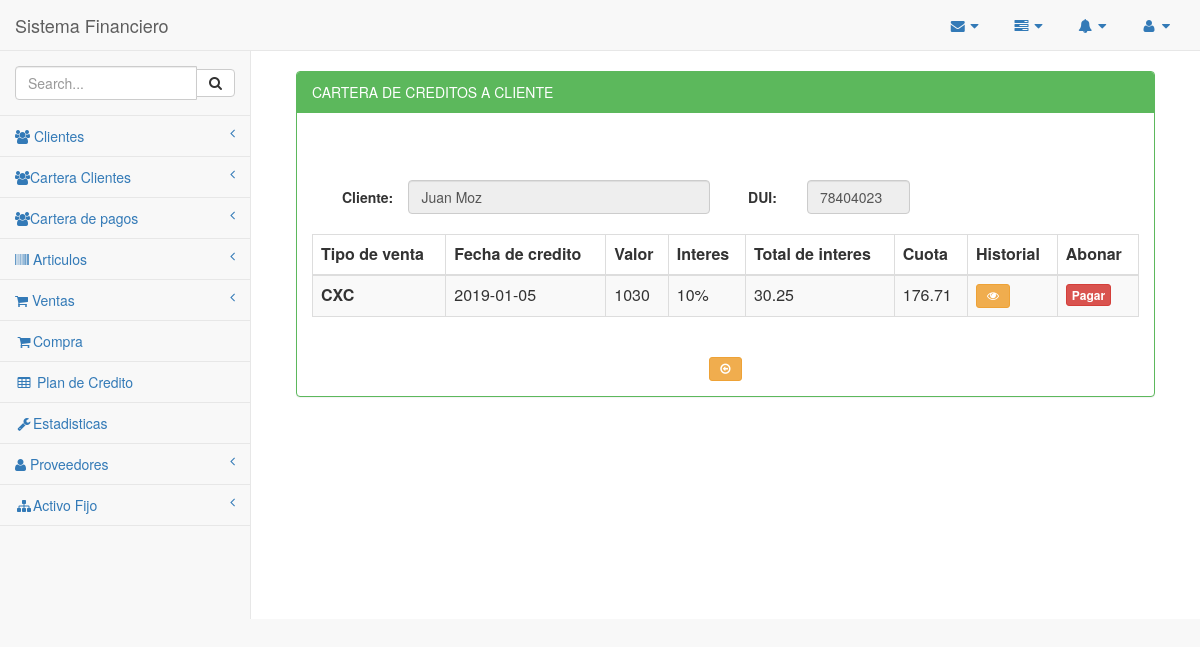
Screenshot of /carteraCliente/verCliente.php?ir=1 with the database file from the repository.
### tables this page shows
CREATE TABLE `tb_cliente` (
  `id_cliente` int(11) NOT NULL,
  `nombre_cliente` varchar(40) DEFAULT NULL,
  `dir_cliente` varchar(100) DEFAULT NULL,
  `dui` varchar(15) DEFAULT NULL,
  `tel` varchar(15) DEFAULT NULL
);

CREATE TABLE `contable` (
  `id_contable` int(11) NOT NULL,
  `concepto1` varchar(40) DEFAULT NULL,
  `concepto2` varchar(50) DEFAULT NULL,
  `tipo` varchar(20) DEFAULT NULL,
  `valor` varchar(20) DEFAULT NULL,
  `fecha` date DEFAULT NULL,
  `hora` time DEFAULT NULL,
  `clase` varchar(20) DEFAULT NULL,
  `interes` float DEFAULT NULL,
  `cuota` float DEFAULT NULL,
  `to_interes` float DEFAULT NULL,
  `observacion` varchar(75) DEFAULT NULL,
  `meses` varchar(20) DEFAULT NULL,
  `estadoC` varchar(20) DEFAULT NULL
);

### carteraCliente/verCliente.php (the view, shortened to what this page needs)
<?php
    include_once '../Plantilla/encabezado.php';
    include_once '../Plantilla/menuLateral.php';
     $modi = $_GET['ir'];
 ?>
  <div id="page-wrapper">
            <div class="container-fluid">
                <div class="row">
                    <div class="col-md-12">
                        <br/>
                         <div class="panel panel-green">
                        <div class="panel-heading">
                             CARTERA DE CREDITOS A CLIENTE
                        </div>
                        <div class="panel-body">
             <div class="col-md-8">
			 <div class="alert alert-default" align="center">
                    </div>
                </div>
            <div class="row">
                <div class="col-md-12" >
                              <div class="col-md-12">
                                    <form class="form-horizontal" action="" method="post" role="form">
                                         <?php
                                    include_once '../conexion/php_conexion.php';
                                    $sacar = mysqli_query($conexion, "SELECT*FROM tb_cliente WHERE id_cliente='$modi'");
                                    while ($fila = mysqli_fetch_array($sacar)) {
                                                      $nombre=$fila['nombre_cliente'];
                                                      $dui=$fila['dui'];
                                                       ?>
                                            <label class="col-md-1 control-label">Cliente:</label>
                                            <div class="col-md-5">
                                                <input type="text" class="form-control" name="cliente" value="<?php echo $nombre; ?>" disabled>
                                            </div>
                                            <label class="col-md-1 control-label">DUI:</label>
                                            <div class="col-md-2">
                                                <input type="text" class="form-control" name="dui" value="<?php echo $dui; ?>" disabled>
                                            </div>
                          <br>
                           <br>
                         </div>
                          <table id="tabla" class="table table-striped table-bordered table-hover">
                                    <thead>
                                        <tr>
                                            <th>Tipo de venta</th>
                                            <th>Fecha de credito</th>
                                            <th>Valor</th>
                                            <th>Interes</th>
                                            <th>Total de interes</th>
                                            <th>Cuota</th>
                                            <th>Historial</th>
                                            <th>Abonar</th>
                                        </tr>
                                    </thead>
                                    <tbody class="buscar">
                                      <?php
        $sacar = mysqli_query($conexion, "SELECT*FROM tb_cliente INNER JOIN contable ON tb_cliente.id_cliente=contable.concepto1 WHERE contable.concepto1='$modi'");
            while ($fila = mysqli_fetch_array($sacar)) {
                 $tipo=$fila['tipo'];
                 $fecha=$fila['fecha'];
                 $valor=$fila['valor'];
                  $interes=$fila['interes'];
                    $total_interes=$fila['to_interes'];
                    $cuota=$fila['cuota'];
                     $id=$fila['id_contable'];
       ?>
       <tr>
        <th><?php echo $tipo;?></th>
        <td><?php echo $fecha;?></td>
        <td><?php echo $valor;?></td>
        <td><?php echo $interes.'%';?></td>
        <td><?php echo $total_interes;?></td>
        <td><?php echo $cuota;?></td>
        <td class="center">
            <a href="abonos.php?x=<?php echo $id; ?>&ir=<?php echo $modi; ?>"class="btn btn-warning btn-sm"><i class="fa fa-eye"></i></a>
        </td>
        <td class="center">
            <?php
             $estadoSacar = mysqli_query($conexion, "SELECT*FROM abono WHERE cuenta='$id'");
             if (mysqli_num_rows($estadoSacar)>0) {
            while ($fila = mysqli_fetch_array($estadoSacar)) {
                $estado=$fila['estado'];
            }
            if ($estado=='Finalizado') {
            ?>
             <a href="" class="btn btn btn-success btn-xs"><strong>Finalizado</strong></a>
            <?php }else{?>
            <a href="../cxc/cxc.php?id=<?php echo $id; ?>" class="btn btn btn-danger btn-xs"><strong>Pagar</strong></a>
             <?php }}else{?>
            <a href="../cxc/cxc.php?id=<?php echo $id; ?>" class="btn btn btn-danger btn-xs"><strong>Pagar</strong></a>
             <?php }?>
        </td>
            <?php   }?>
      </tr>
    </tbody>
  </table>
                                            </div>
                                            </div>
                                        <div class="form-group" align="center" >
                                            <div class="col-md-12">
                                            <br>
                                <a href="lista_clientes.php"class="btn btn-warning btn-sm x3" ><i class="fa fa-arrow-circle-o-left"></i></a>
                                            </div>
                                        </div>
                                         <?php
                            }
                                ?>
                            </div>
                    </div>
                </div>
            </div>
        </div>
  <?php
   include_once '../Plantilla/inferior.php';
?>

### rows the page displays
tb_cliente: cliente "Juan Moz", dui "78404023", contable.tipo "CXC", contable.fecha "2019-01-05", contable.valor "1030", contable.interes "10", contable.to_interes "30.25", contable.cuota "176.71"
